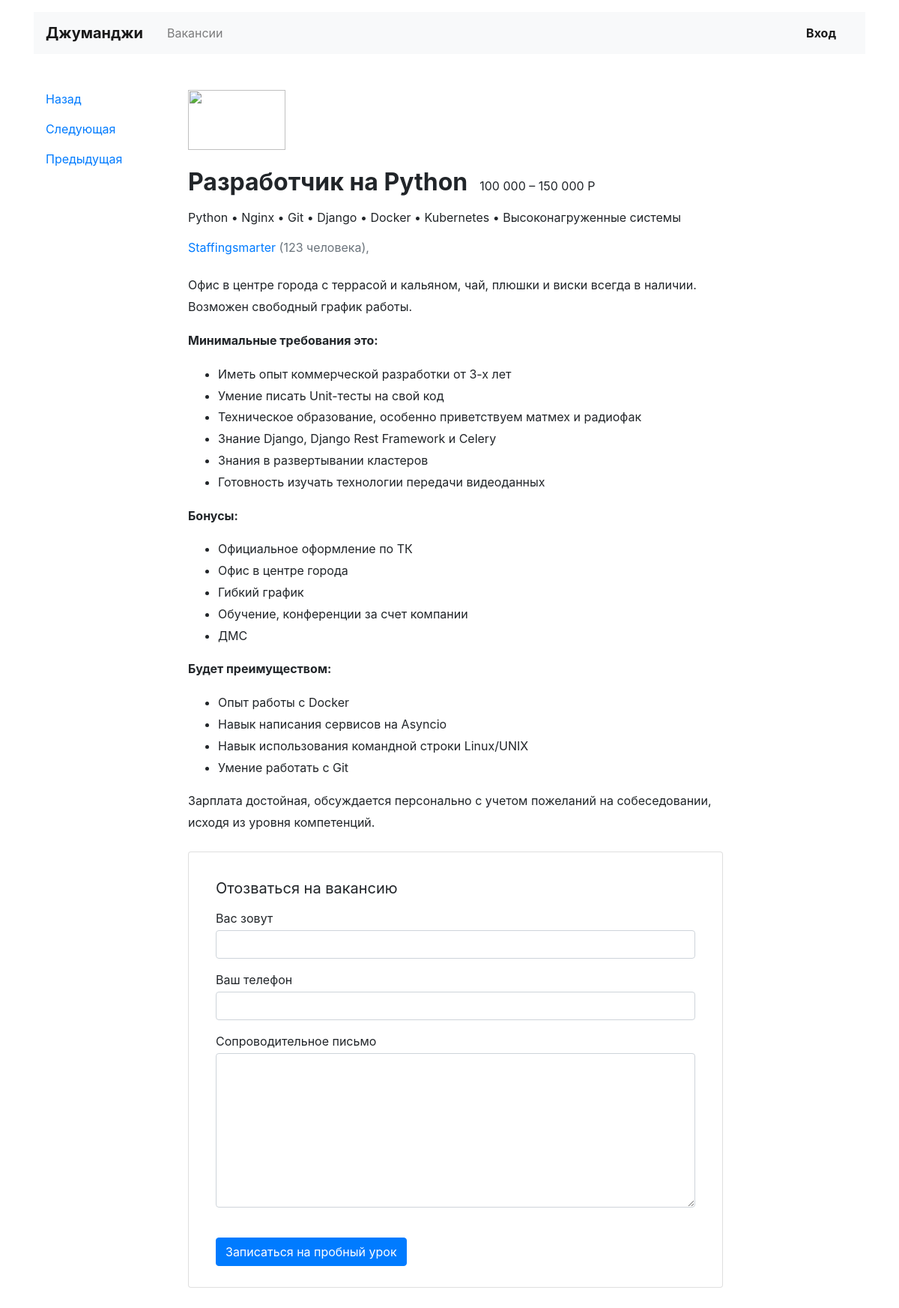
/vacancies/1/, run on an earlier commit of the app's database.
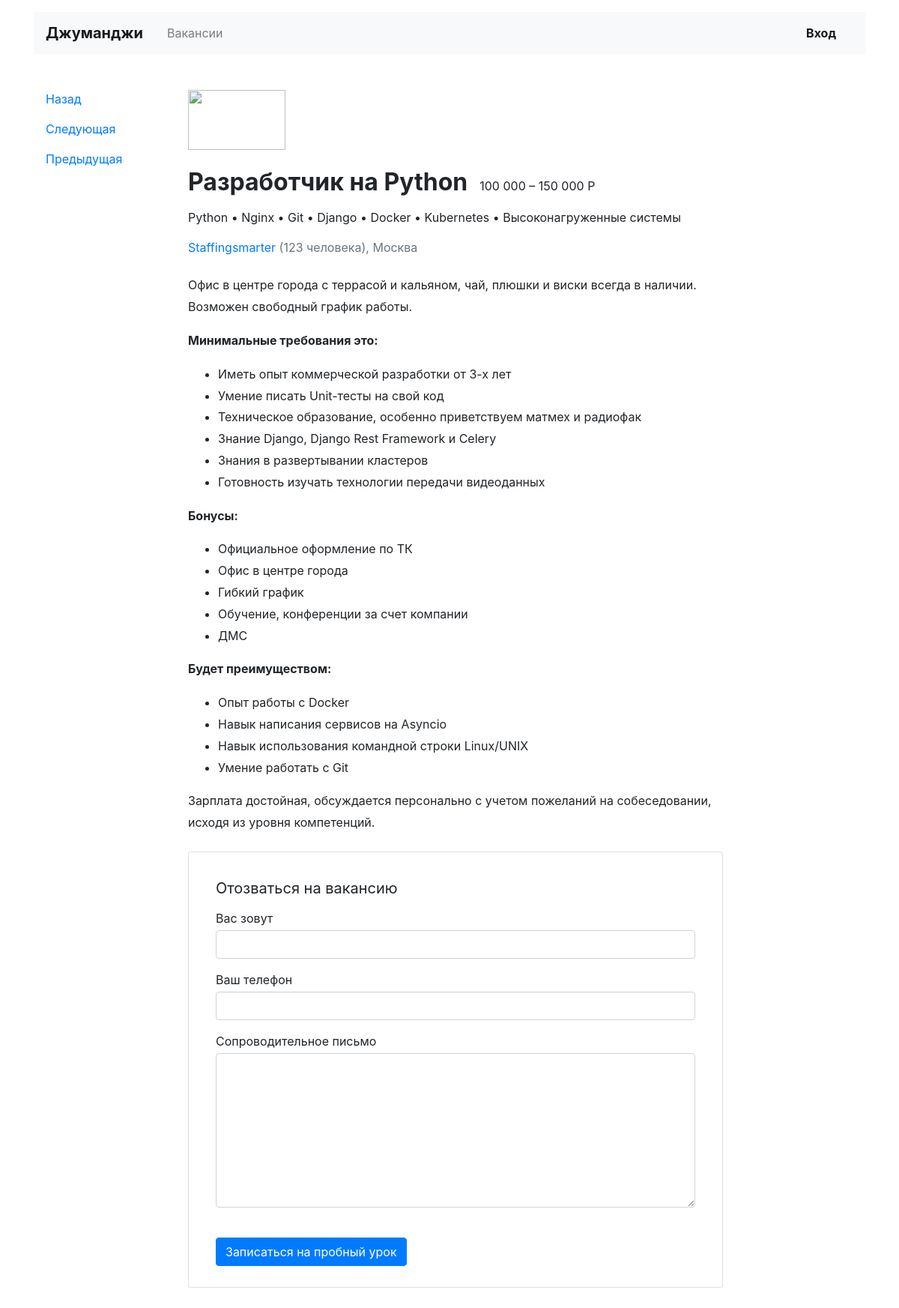
And on a later commit of the database.
### job_search/models.py (models this page shows)
class Vacancy(models.Model):
    title = models.CharField(max_length=100)
    skills = models.TextField()
    description = models.TextField()
    salary_min = models.IntegerField()
    salary_max = models.IntegerField()
    published_at = models.DateTimeField()
    company = models.ForeignKey(Company, on_delete=models.CASCADE, related_name="vacancies")
    specialty = models.ForeignKey(Speciality, on_delete=models.CASCADE, related_name="vacancies")

class Company(models.Model):
    name = models.CharField(max_length=100)
    location = models.CharField(max_length=100)
    logo = models.URLField(default='https://place-hold.it/100x60')
    description = models.TextField()
    employee_count = models.IntegerField()

### job_search/views.py (the view)
# urls.py: path('vacancies/<int:vacancy_pk>/', VacancyView.as_view(), name='vacancy'),
class VacancyView(TemplateView):
    template_name = 'job_search/vacancy.html'
    def get_context_data(self, **kwargs):
        context = super(VacancyView, self).get_context_data(**kwargs)
        context['vacancy'] = get_object_or_404(Vacancy, pk=context['vacancy_pk'])  # объект по ключу из url
        context['vacancies_count'] = Vacancy.objects.count()  # передается для перехода на следующую вакансию
        return context

### job_search/templatetags/ru_pluralize.py (called while the page is built)
@register.filter
def ru_pluralize(number: Union[int, str], arg: str = 'дурак,дурака,дураков'):
    nominative_singular, genitive_singular, genitive_plural = arg.split(",")
    number = abs(int(number))
    if 10 <= number % 100 <= 20:
        return f'{number} {genitive_plural}'
    if number % 10 == 1:
        return f'{number} {nominative_singular}'
    if 2 <= number % 10 <= 4:
        return f'{number} {genitive_singular}'
    return f'{number} {genitive_plural}'

### job_search/templatetags/switch_symb.py (called while the page is built)
@register.filter
def switch_symb(text: str, arg: str = ',&•') -> str:
    [prev, new] = arg.split('&')
    new_string = ""
    for char in text:
        if char != prev:
            new_string += char
        else:
            new_string += new
    return new_string

### job_search/templatetags/thous_sep.py (called while the page is built)
@register.filter
def thous_sep(number: int) -> str:
    number = str(number)
    string_number = ""
    for number, char in enumerate(number[::-1]):
        string_number = char + string_number
        if (number+1) % 3 == 0:
            string_number = " " + string_number
    return string_number

### job_search/templates/job_search/vacancy.html
{% extends 'job_search/base.html' %}
{% load thous_sep %}
{% load switch_symb %}
{% load ru_pluralize %}
{% block content %}
  <main class="container mt-3 pb-5">
    <div class="row mt-5">
      <div class="col-12 col-lg-2">
        <div class="pl-3 mb-5">
          <p><a href="{{ request.META.HTTP_REFERER }}">Назад</a></p>
            <p><a href="{% if vacancy.pk|add:1 > vacancies_count  %}{% url 'vacancy' 1 %}{% else %}{% url 'vacancy' vacancy_pk|add:1 %}{% endif %}">Следующая</a></p>
            <p><a href="{% if vacancy.pk|add:-1 < 1  %}{% url 'vacancy' vacancies_count %}{% else %}{% url 'vacancy' vacancy_pk|add:-1 %}{% endif %}">Предыдущая</a></p>
        </div>
      </div>
      <div class="col-12 col-lg-8">
        <section class="pl-3">
          <a href="#"><img src="https://place-hold.it/130x80" width="130" height="80" alt=""></a>
          <div class="d-flex align-items-baseline align-content-baseline">
            <h1 class="h2 mt-4 font-weight-bold" >{{ vacancy.title }}</h1>
            <p class="m-0 pl-3">{{ vacancy.salary_min|thous_sep }} – {{ vacancy.salary_max|thous_sep }} Р</p>
          </div>
          <p class="mt-2">{{ vacancy.skills|switch_symb:",& •" }}</p>
          <p class="text-muted mb-4"><a href="{% url 'company' vacancy.company.pk %}">{{ vacancy.company.name|capfirst }}</a> ({{ vacancy.company.employee_count|ru_pluralize:"человек,человека,человек" }}), {{ vacancy.company.location }} </p>
          <div style="line-height: 1.8;">
              {{ vacancy.description|safe}}
          </div>
          <form action="/echo" class="card mt-4 mb-3" enctype="multipart/form-data">
            <div class="card-body mx-3">
              <p class="h5 mt-3 font-weight-normal">Отозваться на вакансию</p>
              <div class="form-group">
                <label class="mb-1 mt-2" for="userName">Вас зовут</label>
                <input class="form-control" type="text" placeholder="" id="userName">
              </div>
              <div class="form-group">
                <label class="mb-1" for="userPhone">Ваш телефон</label>
                <input class="form-control" type="tel" placeholder="" id="userPhone">
              </div>
              <div class="form-group">
                <label class="mb-1" for="userMsg" >Сопроводительное письмо</label>
                <textarea class="form-control" rows="8" id="userMsg"></textarea>
              </div>
              <input type="submit" class="btn btn-primary mt-4 mb-2" value="Записаться на пробный урок">
            </div>
          </form>
        </section>
      </div>
    </div>
  </main>
{% endblock %}

### job_search/templates/job_search/base.html (shortened to what this page needs)
<!DOCTYPE html>
<html lang="ru">
<head>
  <link rel="stylesheet" href="https://stackpath.bootstrapcdn.com/bootstrap/4.3.1/css/bootstrap.min.css">
</head>
<body>
  <header class="container mt-3">
    <nav class="navbar navbar-expand-lg navbar-light bg-light">
      <a class="navbar-brand mr-4 font-weight-bold" href="{% url 'index' %}">Джуманджи</a>
      <div class="collapse navbar-collapse justify-content-between" id="navbarNav">
        <ul class="navbar-nav col-10">
          <li class="nav-item">
            <a class="nav-link" href="{% url 'vacancies' %}">Вакансии</a>
          </li>
        </ul>
        <ul class="navbar-nav col-2 justify-content-end">
          <li class="nav-item active">
            <a href="#" class="nav-link font-weight-bold">Вход</a>
          </li>
        </ul>
      </div>
    </nav>
  </header>
  {% block content %}
  {% endblock %}
</body>

What changed in the data, as far as the page shows it:
changed through a linked row, Vacancy "Разработчик на Python": company.location (not shown) → "Москва"
